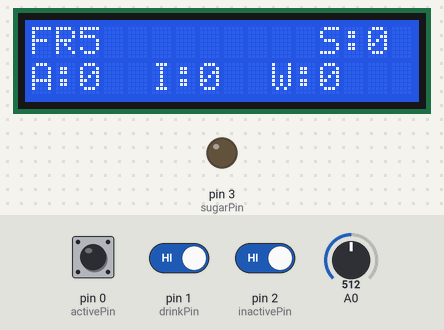
The sketch below on a simulated Arduino Uno, built with avr-gcc and run on an emulated ATmega328P. Parts: 16×2 character LCD, output pins drawn as LEDs (lit = HIGH). Inputs (shaded band) come from the test bench; at power-on: A0 = 512, pin 1 (drinkPin) HIGH, pin 2 (inactivePin) HIGH, pin 0 (activePin) HIGH. The local clock reads 2024-03-15 10:24:30 at power-on unless the sketch sets it; storage starts empty; random numbers use the default seed unless the sketch sets one.

Above: at 0.2 s.
1.4 s: A0 set to 610
At 2.0 s:
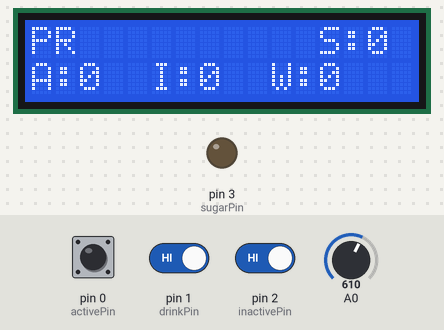
4.4 s: pin 1 (drinkPin) driven LOW
7.4 s: pin 2 (inactivePin) driven LOW
10.4 s: A0 set to 582
At 11.0 s:
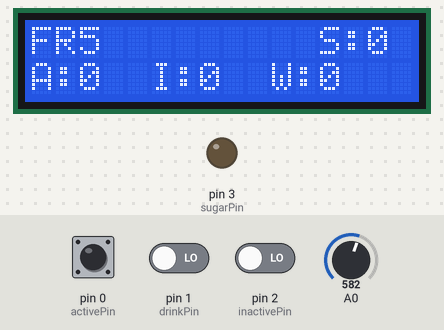
11.9 s: A0 set to 40
At 14.5 s:
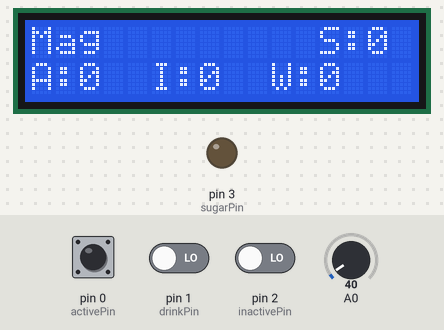
14.9 s: pin 0 (activePin) pulled LOW for 0.15 s
At 15.06 s:
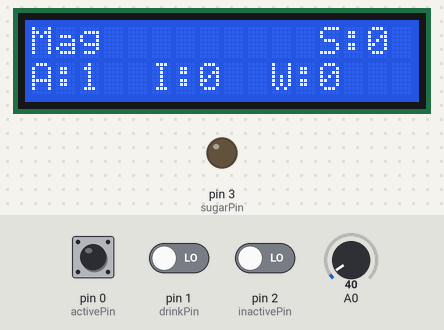
Timing chart, 0 to 17.9 s (numbered marks = the images above; inputs shaded):
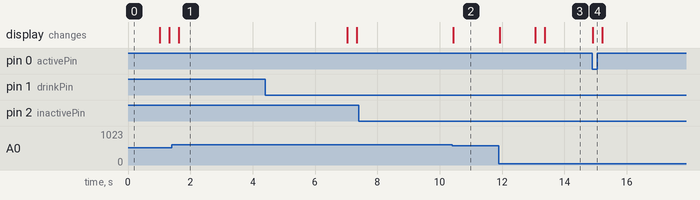

The sketch:

Robucket_2pokes.ino
```cpp
 #include <Wire.h>                                         // reference the Wire and LiquidCrystal libraries
 #include <LiquidCrystal.h>
 #include <SD.h>
 #include "RTClib.h"

const int activePin = 0;
const int drinkPin = 1;
const int inactivePin = 2;
const int sugarPin = 3;
const int CS_pin = 10;

RTC_DS1307 RTC;

String year, month, day, hour, minute, second, date, time;

const int sugarAmt = 100;                                  // open the solenoid for 50 ms (controls amount of sucrose solution)
int timeOut = 1;                                    // set the timeout period between pokes to 1s

int activeState = 0;                                         // initialize counter variables to 0
int lastActiveState = 0;
int activeCount = 0;
int lastActiveCount = 0;
int inactiveState = 0;
int lastInactiveState = 0;
int inactiveCount = 0;
int drinkState = 0;
int lastDrinkstate = 0;
int drinkCount = 0;
int pelletNumber = 1;

int pokeTime = 0;
int ipokeTime = 0;
int startTime = 0;
long previousMillis = 0;
int x = 0;

LiquidCrystal lcd( 8, 9, 4, 5, 6, 7 );
int ratio = 0;
int program = 0;

int logData() {
  DateTime datetime = RTC.now();
  year = String(datetime.year(), DEC);
  month = String(datetime.month(), DEC);
  day  = String(datetime.day(),  DEC);
  hour  = String(datetime.hour(),  DEC);
  minute = String(datetime.minute(), DEC);
  second = String(datetime.second(), DEC);

  //Concatenate the strings into date and time
  time = month + "/" + day + " " + hour + ":" + minute + ":" + second;

  File dataFile = SD.open("RoBucket.csv", FILE_WRITE);
  if (dataFile) {
    dataFile.print(ratio);
    dataFile.print(",");
    dataFile.print(time);
    dataFile.print(",");
    dataFile.print(pelletNumber-1);
    dataFile.print(",");
    dataFile.print(activeCount);
    dataFile.print(",");
    dataFile.print(inactiveCount);
    dataFile.print(",");
    dataFile.println(drinkCount);
    dataFile.close();
  }
}

int deliverSugar() {
  lcd.setCursor(14, 0);            // move the LCD cursor to row 2, column 5
  lcd.print(pelletNumber);           // update the nosepoke count on the LCD
  digitalWrite(sugarPin, HIGH);   // send 5 volts through the sugar delivery pin
    lastActiveCount = activeCount;
  pelletNumber = pelletNumber + 1;
  delay(sugarAmt);
  if (program == 4) {
     ratio = round ((5 * exp (0.2 * pelletNumber)) - 5);
  }
  digitalWrite(sugarPin, LOW);
  delay(200);
}

void setup() {
  // initialize the digital pins as output and input
  pinMode(activePin, INPUT_PULLUP);
  pinMode(drinkPin, INPUT);
  pinMode (inactivePin, INPUT);
  pinMode (sugarPin, OUTPUT);
  pinMode (CS_pin, OUTPUT);

  Wire.begin();
  RTC.begin();

  // set up the LCD
  lcd.begin(16, 2);
  lcd.clear();

  if (!SD.begin(CS_pin)) {
    lcd.print("Card Failed");
    while(1) {}
    }

  else {
  lcd.print("Up=FR1 Rght=Mag");
  lcd.setCursor(0,1);
  lcd.print("Down=FR5 Left=PR");

  File dataFile = SD.open("RoBucket.csv", FILE_WRITE);
  if (dataFile) {
    dataFile.println("Program,Time,Sugar Deliveries,Active Pokes,Inactive Pokes,Well Entries");
    dataFile.close();
    }
  }
}

void loop() {
  if (analogRead(0) < 50) {
    lcd.clear();
    lcd.print("Mag");
    lcd.setCursor(12,0);
    lcd.print("S:0");
    lcd.setCursor(0,1);
    lcd.print("A:0  I:0  W:0");
    startTime = millis()/1000;
    program = 2;
    ratio = random(45,75);
   }
  else if (analogRead(0) < 400) {
    lcd.clear();
    lcd.print("FR1");
    lcd.setCursor(12,0);
    lcd.print("S:0");
    lcd.setCursor(0,1);
    lcd.print("A:0  I:0  W:0");
    startTime = millis()/1000;
    program = 1;
    ratio = 1;
  }
  else if (analogRead(0) < 600) {
    lcd.clear();
    lcd.print("FR5");
    lcd.setCursor(12,0);
    lcd.print("S:0");
    lcd.setCursor(0,1);
    lcd.print("A:0  I:0  W:0");
    startTime = millis()/1000;
    program = 3;
    ratio = 5;
  }
  else if (analogRead(0) < 650) {
    lcd.clear();
    lcd.print("PR");
    lcd.setCursor(12,0);
    lcd.print("S:0");
    lcd.setCursor(0,1);
    lcd.print("A:0  I:0  W:0");
    startTime = millis()/1000;
    program = 4;
    ratio = round ((5 * exp (0.2 * pelletNumber)) - 5);
   }

  long t = millis()/1000 - startTime;

  String timeStamp;
      int h = t / 3600;
      timeStamp += h;
      timeStamp += ":";
      t = t % 3600;
      int m = t / 60;
      timeStamp += m;
      timeStamp += ":";
      int s = t % 60;
      timeStamp += s;

  activeState = digitalRead(activePin);  // define activeState as the readout of the nosepoke pin
  inactiveState = digitalRead(inactivePin);
  drinkState = digitalRead(drinkPin);

    // this portion will act as a seconds clock
    unsigned long currentMillis = millis();                   // define currentMillis
    if(currentMillis - previousMillis > 1000)             // if the specified time interval has passed...
    {
      previousMillis = currentMillis;                         // save the last time you showed time
      lcd.setCursor(4,0);                                    // bring the cursor to the first row, column 11

      if (program > 0) {
      lcd.print(timeStamp);                                        // display time
      if (x < 1) {
        logData();
        x=x+1;
      }
      }
    }

    if (program == 1) {
      if (activeState != lastActiveState) {
        if (activeState == LOW) {
          activeCount = activeCount + 1;
          lcd.setCursor(2,1);
          lcd.print(activeCount);
          if (activeCount - lastActiveCount >= ratio && t - pokeTime >= timeOut) {
            pokeTime = t;
            deliverSugar();
          }
          logData();
        }
        lastActiveState = activeState;
      }

    }

    if (program == 3 || program == 4) {
      if (activeState != lastActiveState) {
        if (activeState == LOW && t - pokeTime >= timeOut) {
          activeCount = activeCount + 1;
          lcd.setCursor(2,1);
          lcd.print(activeCount);
          pokeTime = t;
          if (activeCount - lastActiveCount >= ratio) {
            deliverSugar();
          }
          logData();
        }
        lastActiveState = activeState;
    }
    }
    if (program == 4 && t > 3600 || program == 4 && t - pokeTime > 300) {
      File dataFile = SD.open("RoBucket.csv", FILE_WRITE);
        if (dataFile) {
          dataFile.print("FINAL");
          dataFile.print(",");
          dataFile.print(timeStamp);
          dataFile.print(",");
          dataFile.print(pelletNumber-1);
          dataFile.print(",");
          dataFile.print(activeCount);
          dataFile.print(",");
          dataFile.println(drinkCount);
          dataFile.close();
      while(1) { }
      }
  }
  if (program == 2) {
    if (t - pokeTime >= ratio) {
      deliverSugar();
      logData();
      pokeTime = t;
      ratio = random(45,75);
    }

    if (activeState != lastActiveState) {
        if (activeState == LOW) {
          activeCount = activeCount + 1;
          lcd.setCursor(2,1);
          lcd.print(activeCount);
          logData();
        }
        lastActiveState = activeState;
    }
    }

    if (drinkState != lastDrinkstate) {
     if (drinkState == LOW) {
       drinkCount = drinkCount + 1;
       lcd.setCursor (12, 1);
       lcd.print(drinkCount);
       logData();
     }
     lastDrinkstate = drinkState;
   }

   if (inactiveState != lastInactiveState) {
     if (inactiveState == LOW) {
       inactiveCount = inactiveCount + 1;
       lcd.setCursor (7, 1);
       lcd.print(inactiveCount);
       logData();
     }
     lastInactiveState = inactiveState;
   }

   if (analogRead(0) < 900 && analogRead(0) > 750) {
      File dataFile = SD.open("RoBucket.csv", FILE_WRITE);
      if (dataFile) {
        dataFile.print("FINAL");
        dataFile.print(",");
        dataFile.print(timeStamp);
        dataFile.print(",");
        dataFile.print(pelletNumber-1);
        dataFile.print(",");
        dataFile.print(activeCount);
        dataFile.print(",");
        dataFile.print(inactiveCount);
        dataFile.print(",");
        dataFile.println(drinkCount);
        dataFile.close();
      }
   while(1) {};
   }
}
```

Measured:
- the behaviour switches between 600 and 599 on A0 (found by bisection; images 1 and 2)
- after the input at 7.4 s, every drawn part: stays the same
- after the input at 11.9 s, the display: changes at once (image 3)
